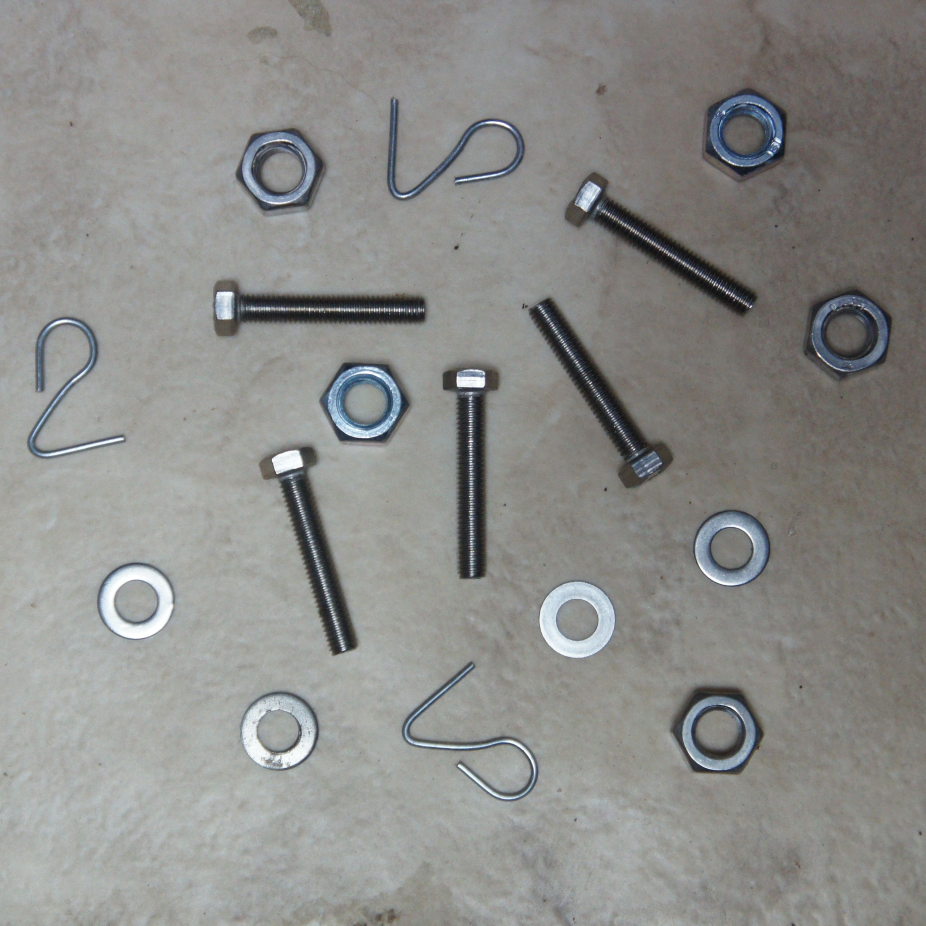
#> input picture psio/zadanie 4/bolts.jpg, 2777 x 2776 px (shown at 1/3 size)
$ python 02.py
#> lines starting #> are read from the running program, lines starting #| are printed output that depends on the picture; after the words box and inside, x2 and y2 are one past the last pixel; in counts of white or black regions, pixels touching at a corner belong together
import matplotlib.pyplot as plt
import numpy as np
from skimage import io, filters, feature, segmentation, morphology, measure
from skimage.color import rgb2gray
from skimage.transform import resize


img = io.imread('bolts.jpg')
#> img is the input picture: shape (2776, 2777, 3); mean R, G, B 140, 140.2, 137.6
img = resize(img, (img.shape[0] // 3, img.shape[1] // 3))
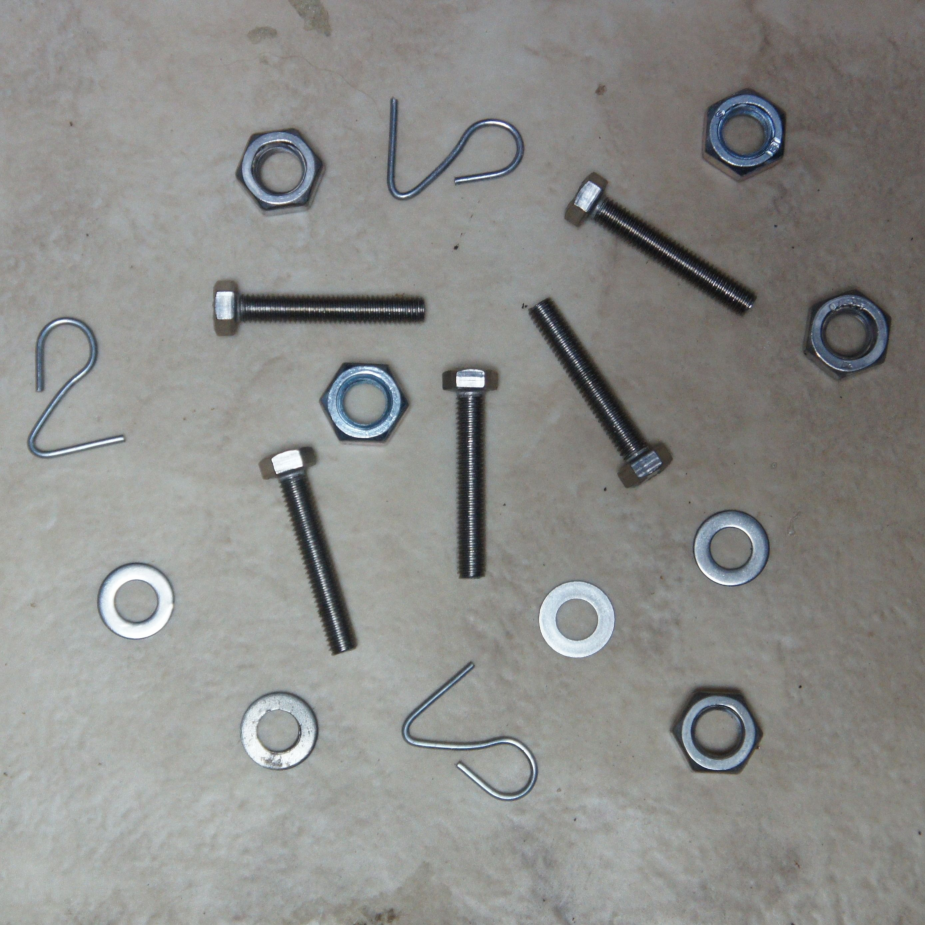
#> img: shape (925, 925, 3) float64; mean R, G, B 0.549, 0.55, 0.54
img = rgb2gray(img)
#> img: shape (925, 925) float64

img = filters.gaussian(img)
img = filters.gaussian(img)
img = filters.gaussian(img)
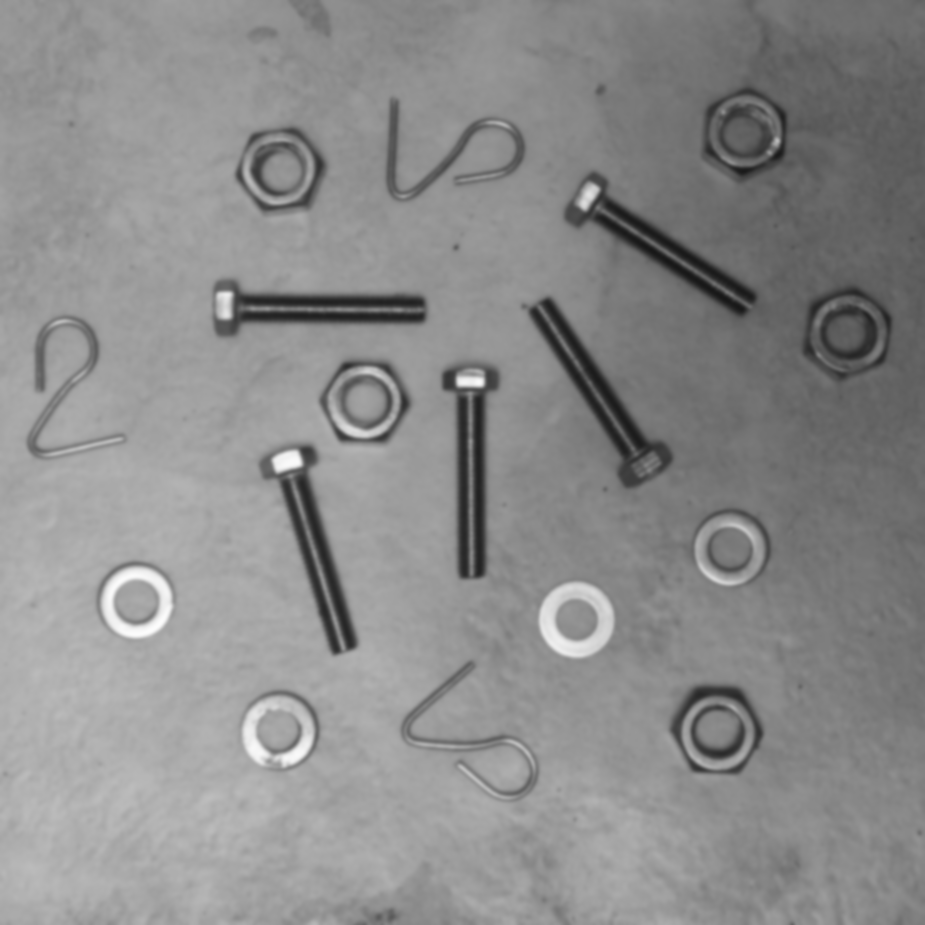
#> img: shape (925, 925) float64; min 0.0926, max 0.992, mean 0.549
img = feature.canny(img)
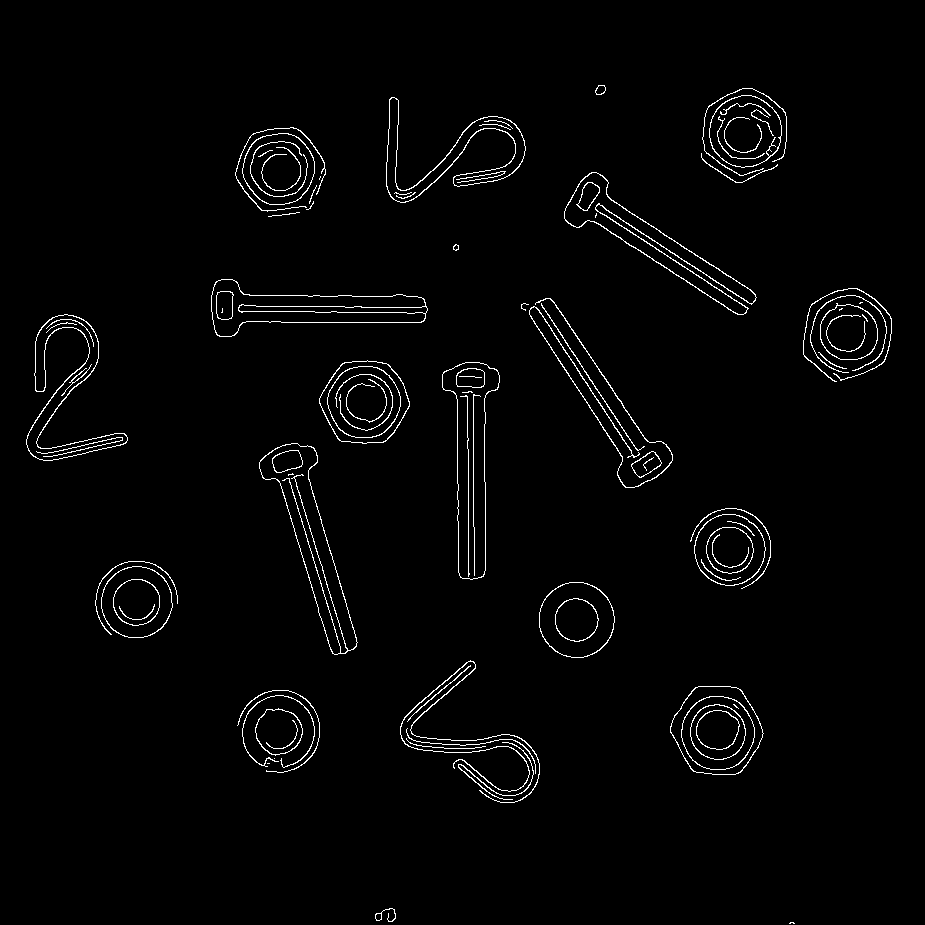
#> img: shape (925, 925) bool; 2% white in thin lines or dots, all inside (x1, y1, x2, y2) = (26, 85, 892, 924)
img = segmentation.clear_border(img, buffer_size=10)
#> img: shape (925, 925) bool; 2% white in thin lines or dots, all inside (x1, y1, x2, y2) = (26, 85, 892, 803)
img = morphology.closing(img,footprint=np.ones((18, 18)))
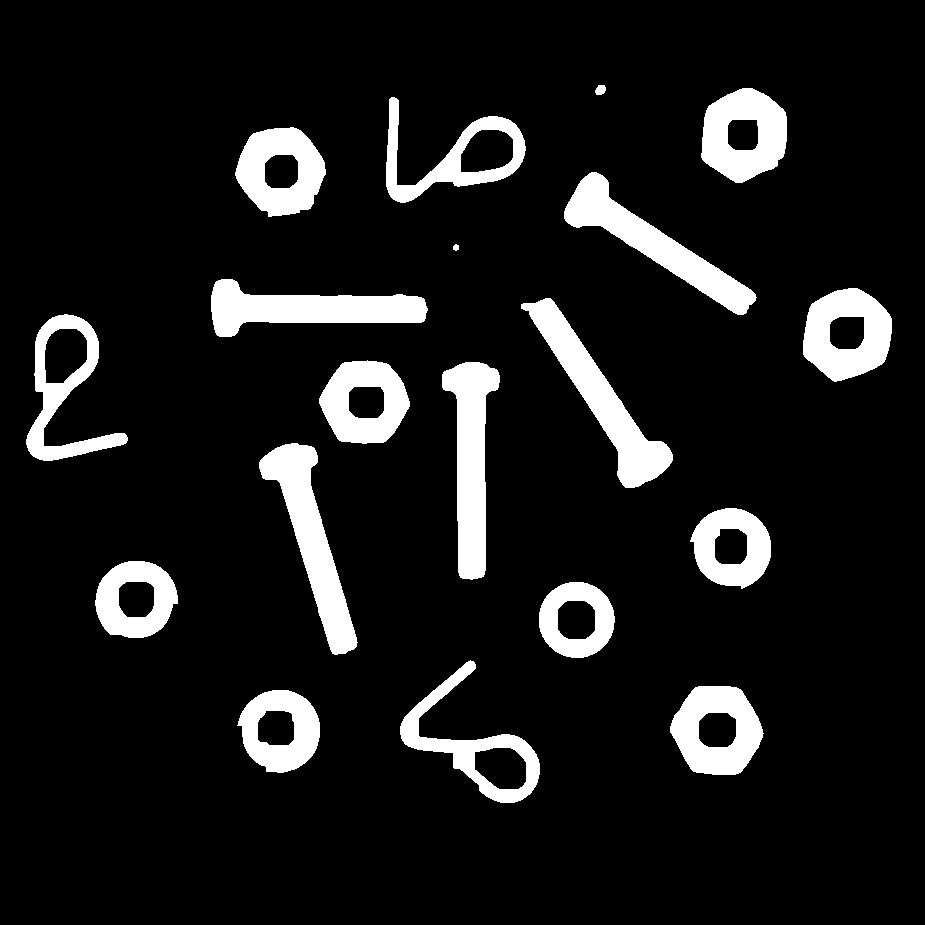
#> img: shape (925, 925) bool; 10.4% white; 19 white regions, largest, box (x1, y1, x2, y2) and area: (521, 298, 673, 488) 7058, (259, 443, 358, 655) 6992, (442, 362, 500, 580) 6780

labels = measure.label(img)
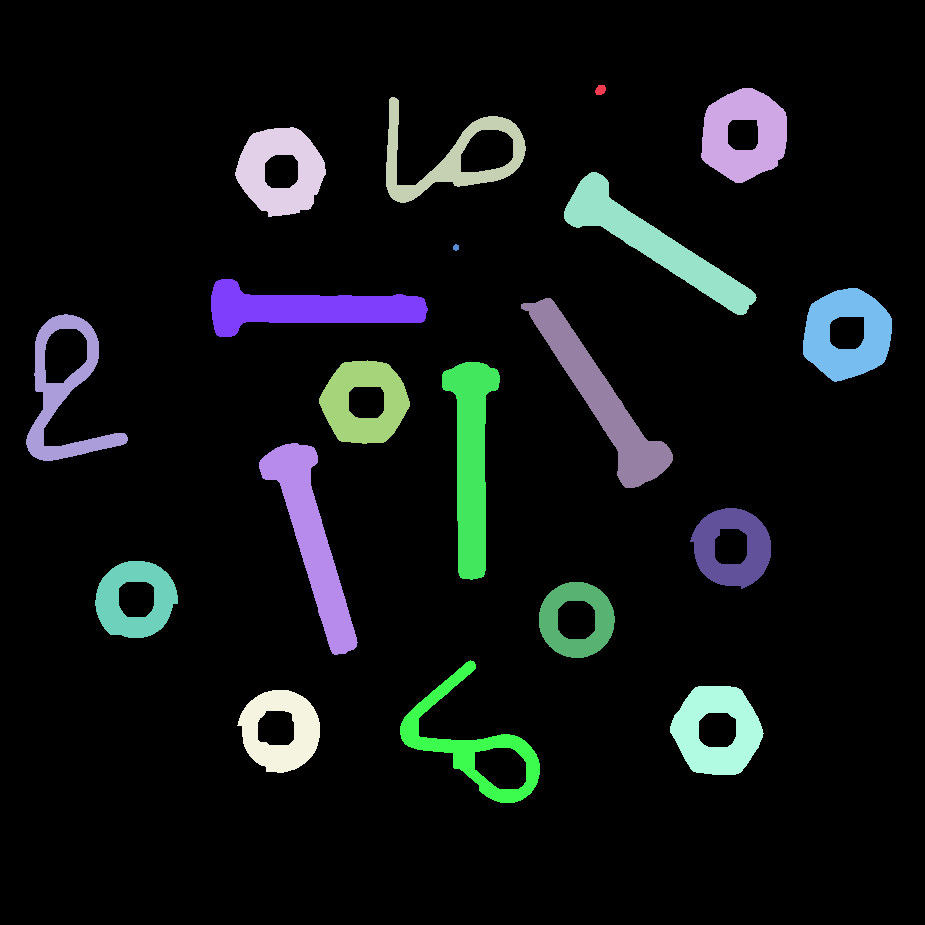
#> labels: shape (925, 925) int32; 20 distinct labels, from 0 to 19; one colour per label, 0 black

fig,ax = plt.subplots(figsize =(5,5), constrained_layout=True)

ax.imshow(labels, cmap="tab20c")
plt.show()
